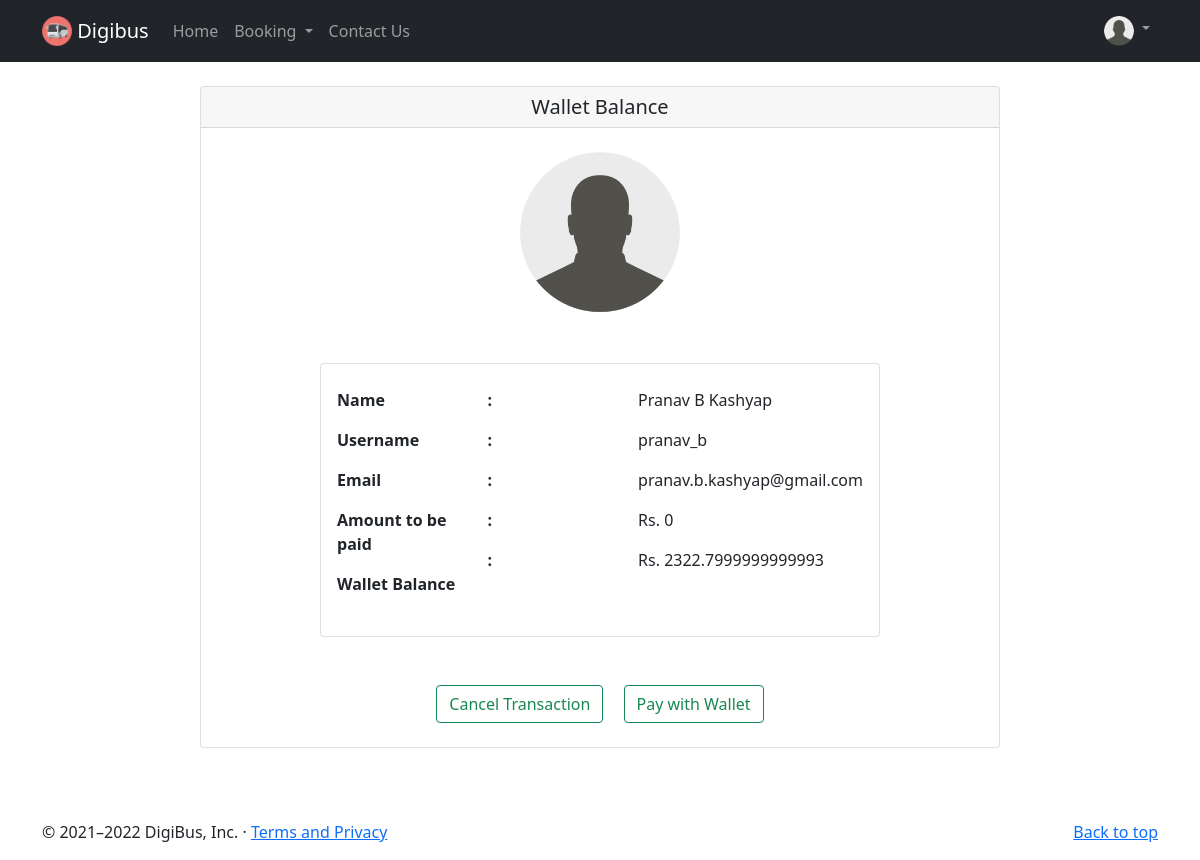
Screenshot of /buypass (signed in) with the database file from the repository.
### flaskblog/models.py (models this page shows, shortened)
class User(db.Model, UserMixin):
    id = db.Column(db.Integer, primary_key=True)
    fullname = db.Column(db.String(30), nullable=False)
    username = db.Column(db.String(20), unique=True, nullable=False)
    email = db.Column(db.String(120), unique=True, nullable=False)
    image_file = db.Column(db.String(20), nullable=False, default = 'default1.jpg')
    password = db.Column(db.String(60), nullable=False)
    passes = db.relationship('Pass', backref='author', lazy=True)
    wallet = db.Column(db.Integer, nullable=False, default=0)

### flaskblog/routes.py (the view)
@app.route('/buypass')
@login_required
def buypass():
    global ans
    global price_pay
    user = User.query.get(current_user.id)
    pass_det = Pass.query.order_by(Pass.id.desc()).all()[0]
    if ans == True:
        image_file = url_for('static', filename='profile_pics/' + current_user.image_file)
        return render_template('buypass.html', title='Buy Pass', image_file=image_file, user=user, amount=price_pay)
    else :
        flash(f'Error Occured. Please Try Again', 'danger')
        return redirect('home')

### flaskblog/models.py (called while the page is built)
@login_manager.user_loader
def load_user(user_id):
    return User.query.get(int(user_id))

### flaskblog/templates/buypass.html
{% extends "layout1.html" %}
{% block content %}
<div class="card mx-auto my-4" style="width: 50rem;">
    <h5 class="card-header text-center">Wallet Balance</h5>
    <img src="{{ image_file }}" class="rounded-circle account-img mx-auto my-4" style="width: 10rem;">
    <div class="card mx-auto my-4" style="width: 35rem;">
        <div class="card-body my-2">
            <div class="row">
                <div class="col-sm">
                    <p class="fw-bold">Name</p>
                    <p class="fw-bold">Username</p>
                    <p class="fw-bold">Email</p>
                    <p class="fw-bold">Amount to be paid</p>
                    <p class="fw-bold">Wallet Balance</p>
                </div>
                <div class="col-sm">
                    <p class="fw-bold">:</p>
                    <p class="fw-bold">:</p>
                    <p class="fw-bold">:</p>
                    <p class="fw-bold">:</p>
                    <p class="fw-bold">:</p>
                </div>
                <div class="col-sm">
                    <p class="fw-normal">{{ user.fullname }}</p>
                    <p class="fw-normal">{{ user.username }}</p>
                    <p class="fw-normal">{{ user.email }}</p>
                    <p class="fw-normal">Rs. {{ amount  }}</p>
                    <p class="fw-normal">Rs. {{ user.wallet }}</p>
                </div>
            </div>
        </div>
    </div>
    <div class="mx-auto my-4">
            <a class="mx-2" href="{{ url_for('cancel') }}"><button class="btn btn-outline-success">Cancel Transaction</button></a>
            <a class="mx-2" href="{{ url_for('confirm') }}"><button class="btn btn-outline-success">Pay with Wallet</button></a>
    </div>
</div>
{% endblock content %}

### flaskblog/templates/layout1.html (style rules this page uses)
body { padding-top: 62px; }

### rows the page displays
User: fullname "Pranav B Kashyap", username "pranav_b", email "pranav.b.kashyap@gmail.com", wallet "2322.7999999999993"

### other values shown
{{ amount }} "0"
